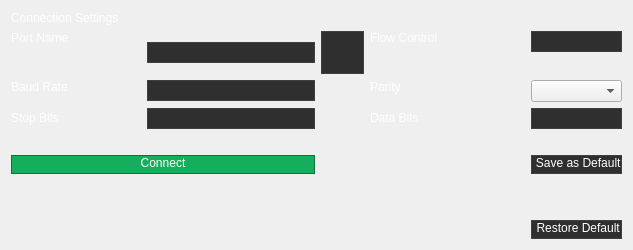
           <widget class="QWidget" name="Connection_Page">
            <property name="sizePolicy">
             <sizepolicy hsizetype="Preferred" vsizetype="Preferred">
              <horstretch>0</horstretch>
              <verstretch>0</verstretch>
             </sizepolicy>
            </property>
            <property name="maximumSize">
             <size>
              <width>16777215</width>
              <height>16777215</height>
             </size>
            </property>
            <layout class="QGridLayout" name="gridLayout_4">
             <item row="4" column="4">
              <widget class="QComboBox" name="data_bits_selection">
               <property name="styleSheet">
                <string notr="true">QComboBox {
	padding-bottom: 3px;
	color: rgb(255, 255, 255);
	background-color: rgb(47, 47, 47);
	border: 1px solid;
	border-color: rgb(64, 64, 64);
	font: 20pt &quot;Segoe UI&quot;;
	padding-left: 5px;
}
QComboBox:disabled {
  color: #666666; 
}

QComboBox::hover {
	background-color: rgb(117, 117, 117);
}

QComboBox::items {
	color: rgb(255, 255, 255);
}

QListView {
	color: rgb(255, 255, 255);
}

QComboBox::drop-down 
{
    border: 0px; 
}

QComboBox::down-arrow {
    image: url(:/resources/Images/white-down-arrow.png);
    width: 15px;
    height: 15px;
}</string>
               </property>
              </widget>
             </item>
             <item row="7" column="4">
              <spacer name="verticalSpacer">
               <property name="orientation">
                <enum>Qt::Vertical</enum>
               </property>
               <property name="sizeHint" stdset="0">
                <size>
                 <width>20</width>
                 <height>40</height>
                </size>
               </property>
              </spacer>
             </item>
             <item row="6" column="0" colspan="2">
              <widget class="QPushButton" name="handshake_button">
               <property name="minimumSize">
                <size>
                 <width>304</width>
                 <height>0</height>
                </size>
               </property>
               <property name="maximumSize">
                <size>
                 <width>250</width>
                 <height>16777215</height>
                </size>
               </property>
               <property name="styleSheet">
                <string notr="true">QPushButton {
	padding-bottom: 3px;
	color: rgb(255, 255, 255);
	background-color: #14AE5C;
	border: 1px solid;
	border-color: #0d723c;
	font: 15pt &quot;Segoe UI&quot;;
}

QPushButton::hover {
	background-color: #1be479;
}

QPushButton::pressed {
	background-color: #76efae;
}</string>
               </property>
               <property name="text">
                <string>Connect</string>
               </property>
              </widget>
             </item>
             <item row="6" column="4">
              <widget class="QPushButton" name="save_Button">
               <property name="sizePolicy">
                <sizepolicy hsizetype="Expanding" vsizetype="Fixed">
                 <horstretch>0</horstretch>
                 <verstretch>0</verstretch>
                </sizepolicy>
               </property>
               <property name="toolTip">
                <string>&lt;html&gt;&lt;head/&gt;&lt;body&gt;&lt;p&gt;&lt;span style=&quot; font-size:12pt; color:#ffffff;&quot;&gt;Save these settings for next login&lt;/span&gt;&lt;/p&gt;&lt;/body&gt;&lt;/html&gt;</string>
               </property>
               <property name="styleSheet">
                <string notr="true">/* Base style for QPushButton */
QPushButton {
    padding-bottom: 3px;
    color: rgb(255, 255, 255);
    background-color: rgb(47, 47, 47);
    border: 1px solid;
    border-color: rgb(64, 64, 64);
    font: 15pt &quot;Segoe UI&quot;;
}

QPushButton:disabled {
    color: #666666;
    background-color: lightgray;
}

/* Styling for hover state */
QPushButton:hover {
    background-color: rgb(117, 117, 117);
}

/* Styling for pressed state */
QPushButton:pressed {
    background-color: rgb(45, 45, 45);
}

/* Tooltips styling */
QToolTip {
    background-color: #000000;
    color: #FFFFFF;
    border: 1px solid black;
}
</string>
               </property>
               <property name="text">
                <string> Save as Default</string>
               </property>
              </widget>
             </item>
             <item row="2" column="0" alignment="Qt::AlignRight|Qt::AlignTop">
              <widget class="QLabel" name="baud_Label">
               <property name="sizePolicy">
                <sizepolicy hsizetype="Expanding" vsizetype="Fixed">
                 <horstretch>0</horstretch>
                 <verstretch>0</verstretch>
                </sizepolicy>
               </property>
               <property name="minimumSize">
                <size>
                 <width>130</width>
                 <height>0</height>
                </size>
               </property>
               <property name="styleSheet">
                <string notr="true">color: rgb(255, 255, 255);
font: 20pt &quot;Segoe UI&quot;;</string>
               </property>
               <property name="text">
                <string>Baud Rate</string>
               </property>
              </widget>
             </item>
             <item row="4" column="3" alignment="Qt::AlignRight">
              <widget class="QLabel" name="DataBit_Label">
               <property name="sizePolicy">
                <sizepolicy hsizetype="Expanding" vsizetype="Fixed">
                 <horstretch>0</horstretch>
                 <verstretch>0</verstretch>
                </sizepolicy>
               </property>
               <property name="minimumSize">
                <size>
                 <width>155</width>
                 <height>0</height>
                </size>
               </property>
               <property name="styleSheet">
                <string notr="true">color: rgb(255, 255, 255);
font: 20pt &quot;Segoe UI&quot;;</string>
               </property>
               <property name="text">
                <string>Data Bits</string>
               </property>
              </widget>
             </item>
             <item row="0" column="0" colspan="2" alignment="Qt::AlignTop">
              <widget class="QLabel" name="SettingsHeader">
               <property name="sizePolicy">
                <sizepolicy hsizetype="Expanding" vsizetype="Expanding">
                 <horstretch>0</horstretch>
                 <verstretch>0</verstretch>
                </sizepolicy>
               </property>
               <property name="styleSheet">
                <string notr="true">color: rgb(255, 255, 255);
font: 700 24pt &quot;Segoe UI&quot;;</string>
               </property>
               <property name="text">
                <string>Connection Settings</string>
               </property>
               <property name="scaledContents">
                <bool>false</bool>
               </property>
              </widget>
             </item>
             <item row="1" column="3" alignment="Qt::AlignRight|Qt::AlignTop">
              <widget class="QLabel" name="flow_Label">
               <property name="sizePolicy">
                <sizepolicy hsizetype="Expanding" vsizetype="Fixed">
                 <horstretch>0</horstretch>
                 <verstretch>0</verstretch>
                </sizepolicy>
               </property>
               <property name="minimumSize">
                <size>
                 <width>155</width>
                 <height>0</height>
                </size>
               </property>
               <property name="styleSheet">
                <string notr="true">color: rgb(255, 255, 255);
font: 20pt &quot;Segoe UI&quot;;</string>
               </property>
               <property name="text">
                <string>Flow Control</string>
               </property>
              </widget>
             </item>
             <item row="2" column="3" alignment="Qt::AlignRight|Qt::AlignTop">
              <widget class="QLabel" name="Parity_Label">
               <property name="sizePolicy">
                <sizepolicy hsizetype="Expanding" vsizetype="Fixed">
                 <horstretch>0</horstretch>
                 <verstretch>0</verstretch>
                </sizepolicy>
               </property>
               <property name="minimumSize">
                <size>
                 <width>155</width>
                 <height>0</height>
                </size>
               </property>
               <property name="styleSheet">
                <string notr="true">color: rgb(255, 255, 255);
font: 20pt &quot;Segoe UI&quot;;</string>
               </property>
               <property name="text">
                <string>Parity</string>
               </property>
              </widget>
             </item>
             <item row="1" column="0" alignment="Qt::AlignRight|Qt::AlignTop">
              <widget class="QLabel" name="port_Label">
               <property name="sizePolicy">
                <sizepolicy hsizetype="Expanding" vsizetype="Fixed">
                 <horstretch>0</horstretch>
                 <verstretch>0</verstretch>
                </sizepolicy>
               </property>
               <property name="minimumSize">
                <size>
                 <width>130</width>
                 <height>0</height>
                </size>
               </property>
               <property name="styleSheet">
                <string notr="true">color: rgb(255, 255, 255);
font: 20pt &quot;Segoe UI&quot;;</string>
               </property>
               <property name="text">
                <string>Port Name</string>
               </property>
              </widget>
             </item>
             <item row="8" column="4">
              <widget class="QPushButton" name="restore_Button">
               <property name="sizePolicy">
                <sizepolicy hsizetype="Expanding" vsizetype="Fixed">
                 <horstretch>0</horstretch>
                 <verstretch>0</verstretch>
                </sizepolicy>
               </property>
               <property name="toolTip">
                <string>&lt;html&gt;&lt;head/&gt;&lt;body&gt;&lt;p&gt;&lt;span style=&quot; font-size:12pt;&quot;&gt;Revert to default serial settings&lt;/span&gt;&lt;/p&gt;&lt;/body&gt;&lt;/html&gt;</string>
               </property>
               <property name="styleSheet">
                <string notr="true">QPushButton {
	padding-bottom: 3px;
	color: rgb(255, 255, 255);
	background-color: rgb(47, 47, 47);
	border: 1px solid;
	border-color: rgb(64, 64, 64);
	font: 15pt &quot;Segoe UI&quot;;
}

QPushButton:disabled {
    color: #666666; 
}

QPushButton::hover {
	background-color: rgb(117, 117, 117);
}

QPushButton::pressed {
	background-color: rgb(45, 45, 45);
}

QToolTip{
    background-color: #000000;
    color: #FFFFFF;
    border: 1px solid black;
}</string>
               </property>
               <property name="text">
                <string> Restore Default</string>
               </property>
              </widget>
             </item>
             <item row="1" column="1">
              <widget class="QComboBox" name="ddm_port_selection">
               <property name="sizePolicy">
                <sizepolicy hsizetype="Expanding" vsizetype="Fixed">
                 <horstretch>0</horstretch>
                 <verstretch>0</verstretch>
                </sizepolicy>
               </property>
               <property name="styleSheet">
                <string notr="true">QComboBox {
	padding-bottom: 3px;
	color: rgb(255, 255, 255);
	background-color: rgb(47, 47, 47);
	border: 1px solid;
	border-color: rgb(64, 64, 64);
	font: 20pt &quot;Segoe UI&quot;;
	padding-left: 5px;
}

QComboBox:disabled {
                        color: #666666; 
}

QComboBox::hover {
	background-color: rgb(117, 117, 117);
}

QComboBox::items {
	color: rgb(255, 255, 255);
}

QListView {
	color: rgb(255, 255, 255);
}

QComboBox::drop-down 
{
    border: 0px; 
}

QComboBox::down-arrow {
    image: url(:/resources/Images/white-down-arrow.png);
    width: 15px;
    height: 15px;
}</string>
               </property>
              </widget>
             </item>
             <item row="5" column="0">
              <spacer name="verticalSpacer_2">
               <property name="orientation">
                <enum>Qt::Vertical</enum>
               </property>
               <property name="sizeType">
                <enum>QSizePolicy::Fixed</enum>
               </property>
               <property name="sizeHint" stdset="0">
                <size>
                 <width>20</width>
                 <height>20</height>
                </size>
               </property>
              </spacer>
             </item>
             <item row="1" column="4" alignment="Qt::AlignTop">
              <widget class="QComboBox" name="flow_control_selection">
               <property name="sizePolicy">
                <sizepolicy hsizetype="Expanding" vsizetype="Fixed">
                 <horstretch>0</horstretch>
                 <verstretch>0</verstretch>
                </sizepolicy>
               </property>
               <property name="styleSheet">
                <string notr="true">QComboBox {
	padding-bottom: 3px;
	color: rgb(255, 255, 255);
	background-color: rgb(47, 47, 47);
	border: 1px solid;
	border-color: rgb(64, 64, 64);
	font: 20pt &quot;Segoe UI&quot;;
	padding-left: 5px;
}

QComboBox::items {
	color: rgb(255, 255, 255);
}

QComboBox::hover {
	background-color: rgb(117, 117, 117);
}

QListView {
	color: rgb(255, 255, 255);
}

QComboBox::drop-down 
{
    border: 0px; 
}

QComboBox::down-arrow {
    image: url(:/resources/Images/white-down-arrow.png);
    width: 15px;
    height: 15px;
}

QComboBox:disabled {
                        color: #666666; 
}</string>
               </property>
              </widget>
             </item>
             <item row="2" column="4">
              <widget class="QComboBox" name="parity_selection">
               <property name="sizePolicy">
                <sizepolicy hsizetype="Expanding" vsizetype="Fixed">
                 <horstretch>0</horstretch>
                 <verstretch>0</verstretch>
                </sizepolicy>
               </property>
               <property name="styleSheet">
                <string notr="true">QComboBox {
	padding-bottom: 3px;
	color: rgb(255, 255, 255);
	background-color: rgb(47, 47, 47);
	border: 1px solid;
	border-color: rgb(64, 64, 64);
	font: 20pt &quot;Segoe UI&quot;;
	padding-left: 5px;
}

QComboBox::hover {
	background-color: rgb(117, 117, 117);
}

QComboBox::items {
	color: rgb(255, 255, 255);
}

QListView {
	color: rgb(255, 255, 255);
}

QComboBox::drop-down 
{
    border: 0px; 
}

QComboBox::down-arrow {
    image: url(:/resources/Images/white-down-arrow.png);
    width: 15px;
    height: 15px;
}

QComboBox:disabled {
                        color: #666666; 
                     };</string>
               </property>
              </widget>
             </item>
             <item row="4" column="0" alignment="Qt::AlignRight">
              <widget class="QLabel" name="stopBit_Label">
               <property name="sizePolicy">
                <sizepolicy hsizetype="Expanding" vsizetype="Fixed">
                 <horstretch>0</horstretch>
                 <verstretch>0</verstretch>
                </sizepolicy>
               </property>
               <property name="minimumSize">
                <size>
                 <width>130</width>
                 <height>0</height>
                </size>
               </property>
               <property name="styleSheet">
                <string notr="true">color: rgb(255, 255, 255);
font: 20pt &quot;Segoe UI&quot;;</string>
               </property>
               <property name="text">
                <string>Stop Bits</string>
               </property>
              </widget>
             </item>
             <item row="1" column="2">
              <widget class="QPushButton" name="refresh_serial_port_selections">
               <property name="minimumSize">
                <size>
                 <width>43</width>
                 <height>43</height>
                </size>
               </property>
               <property name="toolTip">
                <string>&lt;html&gt;&lt;head/&gt;&lt;body&gt;&lt;p&gt;Refresh serial ports&lt;/p&gt;&lt;/body&gt;&lt;/html&gt;</string>
               </property>
               <property name="styleSheet">
                <string notr="true">QToolTip{
    background-color: #000000;
    color: #FFFFFF;
    border: 1px solid black;
}

QPushButton:disabled {
    background-color: rgba(128, 128, 128, 0.5); /* Semi-transparent gray overlay */
}

QPushButton {
	padding-bottom: 3px;
	color: rgb(255, 255, 255);
	background-color: rgb(47, 47, 47);
	border: 1px solid;
	border-color: rgb(64, 64, 64);
	font: 15pt &quot;Segoe UI&quot;;
}

QPushButton::hover {
	background-color: rgb(117, 117, 117);
}

QPushButton::pressed {
	background-color: rgb(45, 45, 45);
}
</string>
               </property>
               <property name="text">
                <string/>
               </property>
               <property name="icon">
                <iconset resource="resources.qrc">
                 <normaloff>:/resources/Images/refresh.png</normaloff>:/resources/Images/refresh.png</iconset>
               </property>
               <property name="iconSize">
                <size>
                 <width>35</width>
                 <height>35</height>
                </size>
               </property>
              </widget>
             </item>
             <item row="4" column="1">
              <widget class="QComboBox" name="stop_bit_selection">
               <property name="styleSheet">
                <string notr="true">QComboBox {
	padding-bottom: 3px;
	color: rgb(255, 255, 255);
	background-color: rgb(47, 47, 47);
	border: 1px solid;
	border-color: rgb(64, 64, 64);
	font: 20pt &quot;Segoe UI&quot;;
	padding-left: 5px;
}
QComboBox:disabled {
    color: #666666; 
}

QComboBox::items {
	color: rgb(255, 255, 255);
}

QComboBox::hover {
	background-color: rgb(117, 117, 117);
}

QListView {
	color: rgb(255, 255, 255);
}

QComboBox::drop-down 
{
    border: 0px; 
}

QComboBox::down-arrow {
    image: url(:/resources/Images/white-down-arrow.png);
    width: 15px;
    height: 15px;
}</string>
               </property>
              </widget>
             </item>
             <item row="2" column="1">
              <widget class="QComboBox" name="baud_rate_selection">
               <property name="styleSheet">
                <string notr="true">QComboBox {
	padding-bottom: 3px;
	color: rgb(255, 255, 255);
	background-color: rgb(47, 47, 47);
	border: 1px solid;
	border-color: rgb(64, 64, 64);
	font: 20pt &quot;Segoe UI&quot;;
	padding-left: 5px;
}

QComboBox::hover {
	background-color: rgb(117, 117, 117);
}

QComboBox::items {
	color: rgb(255, 255, 255);
}

QListView {
	color: rgb(255, 255, 255);
}

QComboBox::drop-down 
{
    border: 0px; 
}
QComboBox:disabled {
    color: #666666; 
}
QComboBox::down-arrow {
    image: url(:/resources/Images/white-down-arrow.png);
    width: 15px;
    height: 15px;
}</string>
               </property>
              </widget>
             </item>
            </layout>
           </widget>
